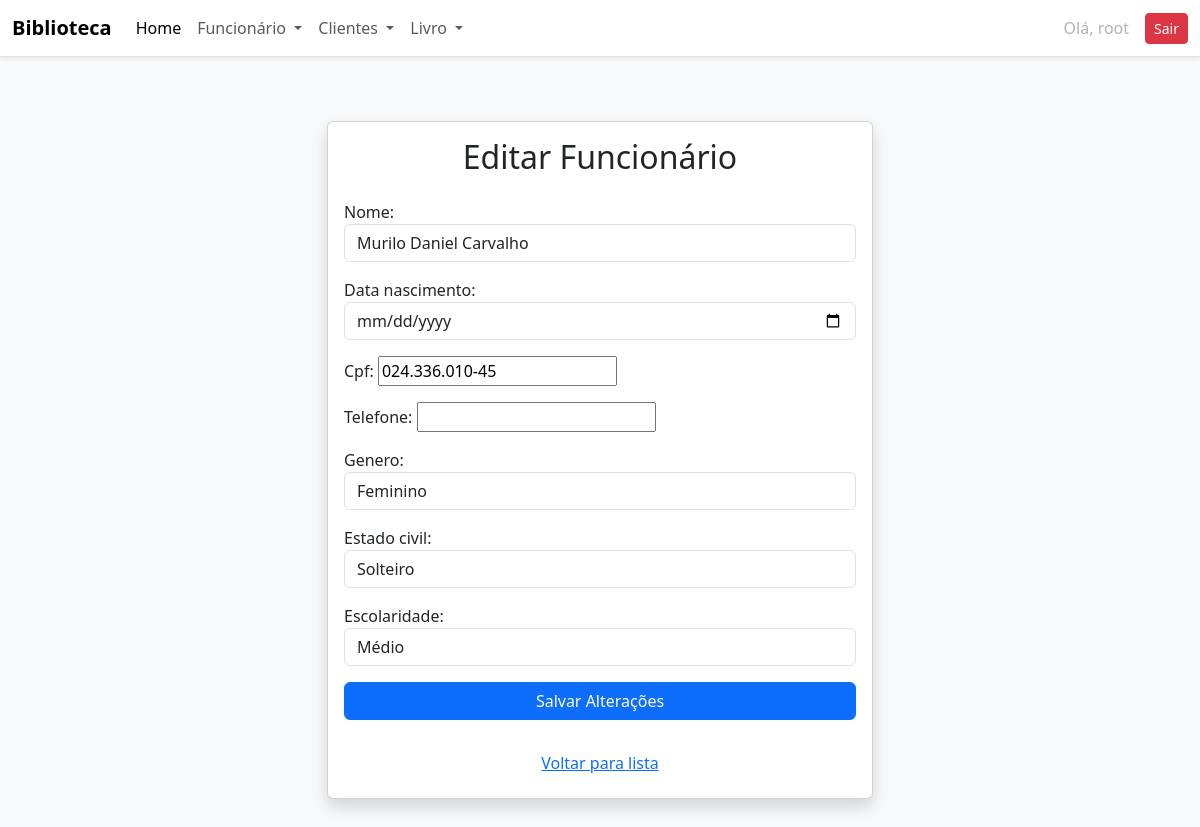
/editar_funcionario/1/ (signed in), run on an earlier commit of the app's database.
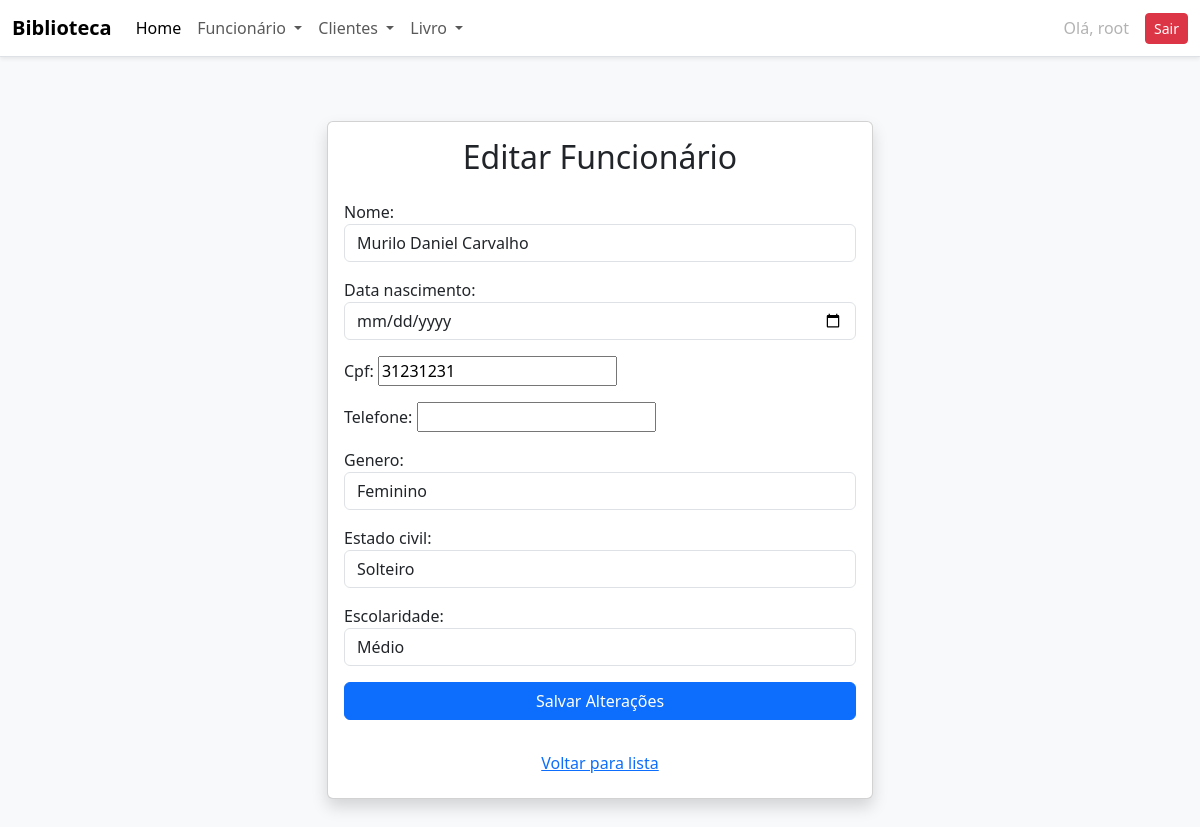
And on a later commit of the database.
### academico/models.py (models this page shows, shortened)
class Funcionario(models.Model):
    nome = models.CharField(max_length=100)
    data_nascimento = models.DateField()
    cpf = models.CharField(max_length=14, unique=True)
    genero = models.CharField(max_length=3, choices=GENERO_CHOICES_HUMAN)
    estado_civil = models.CharField(
        max_length=30, choices=ESTADO_CIVIL_CHOICES)
    escolaridade = models.CharField(
        max_length=50, choices=ESCOLARIDADE_CHOICES)
    ativo = models.BooleanField(default=True)

### academico/views.py (the view)
# urls.py: path('editar_funcionario/<int:id>/', views.editar_funcionario, name='editar_funcionario'),
@login_required
def editar_funcionario(request, id):
    try:
        funcionario = Funcionario.objects.get(id=id)
    except:
        return redirect('funcionarios')
    if request.method == 'POST':
        form = FuncionarioForm(request.POST, instance=funcionario)
        if form.is_valid():
            form.save()
            return redirect('funcionarios')
    form = FuncionarioForm(instance=funcionario)
    dados = {
        'form': form,
        'funcionario': funcionario,
    }
    return render(request, 'academico/editar_funcionario.html', dados)

### academico/forms.py
class FuncionarioForm(forms.ModelForm):
    cpf = forms.CharField(validators=[somente_numeros])
    telefone = forms.CharField(validators=[somente_numeros])
    data_nascimento = forms.DateField(
        widget=forms.DateInput(
            attrs={'type': 'date', 'class': 'form-control'}),
        input_formats=['%Y-%m-%d']
    )
    class Meta:
        model = Funcionario
        fields = ['nome', 'data_nascimento', 'cpf', 'telefone',
                  'genero', 'estado_civil', 'escolaridade']
        widgets = {
            'nome': forms.TextInput(attrs={'class': 'form-control'}),
            'cpf': forms.TextInput(attrs={'class': 'form-control'}),
            'telefone': forms.TextInput(attrs={'class': 'form-control'}),
            'genero': forms.Select(attrs={'class': 'form-control'}),
            'estado_civil': forms.Select(attrs={'class': 'form-control'}),
            'escolaridade': forms.Select(attrs={'class': 'form-control'}),
        }

### academico/templates/academico/editar_funcionario.html (shortened to what this page needs)
{% extends 'academico/base.html' %}
{% block content %}
<div class="container py-5">
    <div class="row justify-content-center">
        <div class="col-md-8 col-lg-6">
            <div class="card shadow">
                <div class="card-body">
                    <h2 class="card-title text-center mb-4">Editar Funcionário</h2>
                    <form method="post">
                        {{ form.as_p }}
                        <div class="d-grid">
                            <button type="submit" class="btn btn-primary">Salvar Alterações</button>
                        </div>
                    </form>
                    <div class="text-center mt-4">
                        <a href="{% url 'funcionarios' %}" class="btn btn-link">Voltar para lista</a>
                    </div>
                </div>
            </div>
        </div>
    </div>
</div>
{% endblock %}

What changed in the data, as far as the page shows it:
changed Funcionario "Murilo Daniel Carvalho": cpf "024.336.010-45" → "31231231"
